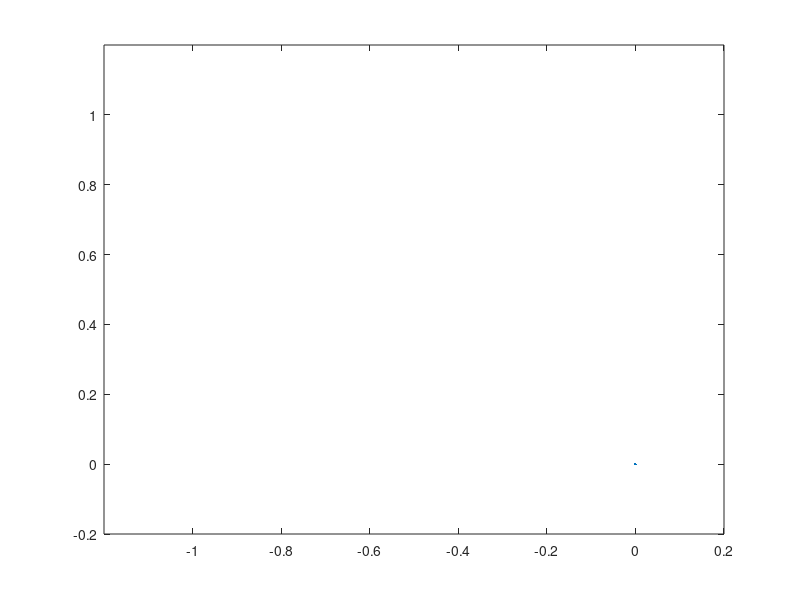

Recreate this plot in MATLAB. (Note: this script raises an error after producing the figure.)
clc; clf; clear;
hold off;
plot(0, 0);
hold on;
axis([-1.2 0.2 -0.2 1.2]);

% Parameters.
gamma = 1;
h = 1;
k = 6;

% Generate an initial trajectory to follow.
[e, th, a] = CalcETA(1, -1, 0);

% Simulate the physics for the trajectory to get the state variables through
% time. The state variables are y(1) = e, y(2) = alpha and y(3) = theta. This
% is basically planner output.
[t, y] = ode45(@f3, [0 10], [e a th]);

% Set up vectors to hold x and y position, heading and velocity of robot.
xpos = zeros(length(t));
ypos = zeros(length(t));
w = zeros(length(t));
u = zeros(length(t));

% At each time step calculate the forward velocity and angular rate commands
% to issue to the robot.
for i = 1:length(t)
    xpos(i) = sqrt(y(i,1)^2 * (cos(y(i,3))^2));
    ypos(i) = xpos(i) * tan(y(i,3));
%     w(i) = k * y(i,2) + gamma * (cos(y(i,2)) * ...
%         sin(y(i,2)) / y(i,2)) * (y(i,2) + h * y(i,3));
    w(i) = k * y(i,2) + gamma * cos(y(i,2)) * sin(y(i,2)) + ...
        (h * y(i,3) * sin(y(i,2))) / (y(i,2) * y(i,1));
    u(i) = gamma * cos(y(i,2)) * y(i,1);
end

% Plot the trajectory to go from the start to the goal.
plot(ypos, xpos, 'r');
[latc, longc] = scircle1(-1, 1, 0.02);
plot(latc, longc, 'b');
[latc, longc] = scircle1(0, 0, 0.02);
plot(latc, longc, 'b');

% Plot the calculated input controls versus time.
pause;
hold off;
plot(t, w, 'r', t, u, 'b');
